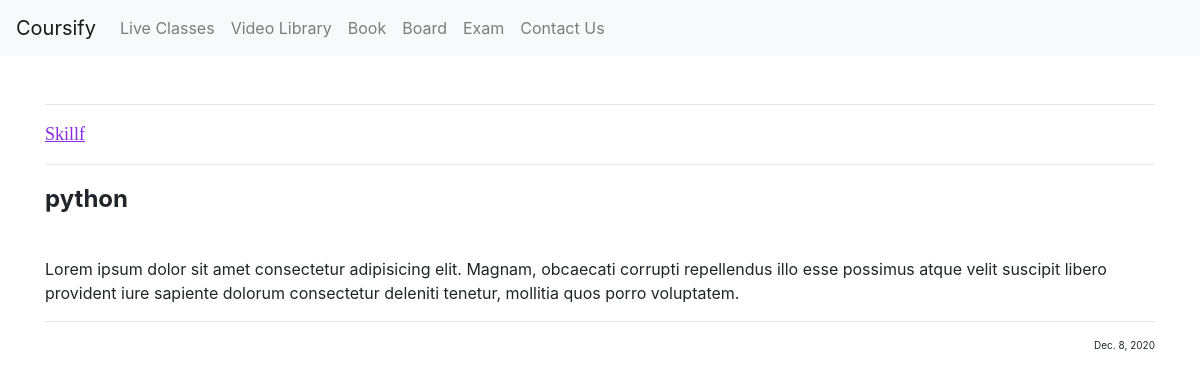
Screenshot of /home/doubtpost/2 with the database file from the repository.
### doubt/models.py (models this page shows, shortened)
class DoubtQuestion(models.Model):
    post_id = models.AutoField(primary_key=True)
    name = models.CharField(max_length=50)
    title = models.CharField(max_length=250)
    content = models.CharField(max_length=5000)
    image = models.ImageField(upload_to='doubt/post', default ="" )
    date = models.DateField()

### doubt/views.py (the view)
# urls.py: path('doubtpost/<int:id>' , views.doubtpost , name="doubtpost"),
def doubtpost(request, id):
    post = DoubtQuestion.objects.filter(post_id = id)[0]
    return render(request, 'doubtpost.html', {'post': post})

### doubt/templates/doubtpost.html (shortened to what this page needs)
{% extends 'basic.html' %}
{% load static %}
{% block body %}
<div class="container my-5">
    <hr>
    <p class="name">{{post.name}}</p>
    <hr>
    <p class="title">{{post.title}}</p>
    <p>{{post.content}}</p>
    <hr>
    <p class="date">{{post.date}}</p>
    <div class="fb-like" data-href="http://127.0.0.1:8000/home/doubtpost/&#123;&#123;post.post_id&#125;&#125;" data-width="" data-layout="standard" data-action="like" data-size="large" data-share="true"></div> <br>
</div>
{% endblock%}

### doubt/static/css/doubtpost.css (style rules this page uses)
.name { font-family: Georgia, 'Times New Roman', Times, serif; color: blueviolet; text-decoration: underline; font-size: large; }
.title { font-size: x-large; font-weight: bolder; }
.date { font-size: x-small; text-align: end; }

### rows the page displays
DoubtQuestion: name "Skillf", title "python", content "Lorem ipsum dolor sit amet consectetur adipisicing elit. Magnam, obcaecati corrupti repellendus illo esse possimus atque velit suscipit libero provident iure sapiente dolorum consectetur deleniti tenetur, mollitia quos porro voluptatem.", date "Dec. 8, 2020"
